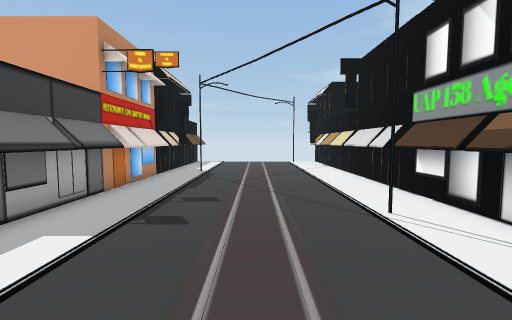
[1] (above)

12 first-person views from a walk through a scene from a Unity 3-D project. The camera is 1.5 m above the floor, tilts 4° down and sees 90° across. The floor is counted in squares, 1 m on a side. Each view is taken from the middle of a square. On the plan, view 1 faces up. The plan holds only what a view shows up to about 13 squares ahead; the rest is blank. The place goes on beyond the plan.

[2]
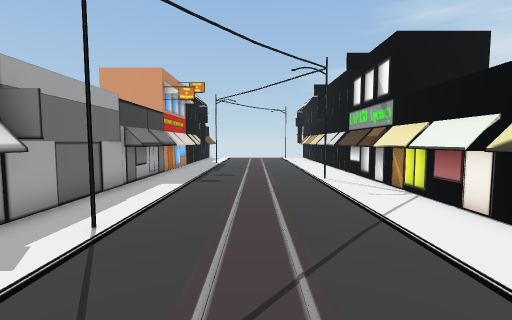

[3]
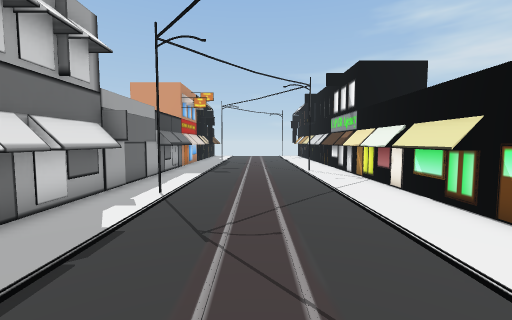

[4]
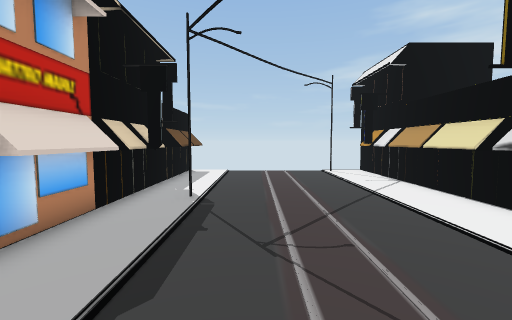

[5]
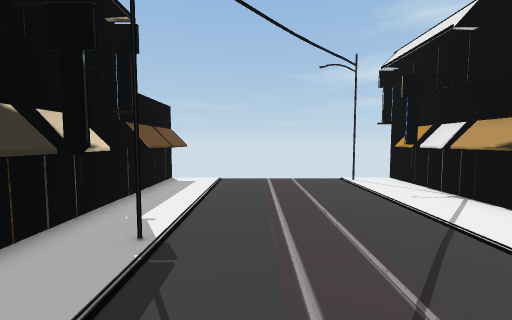

[6]
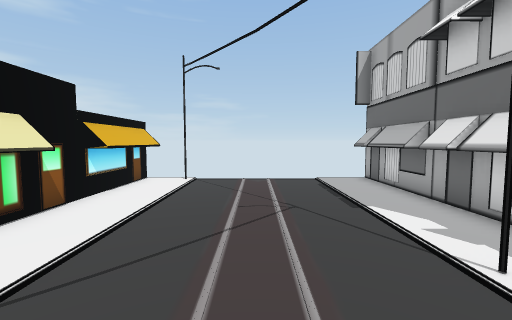

[7]
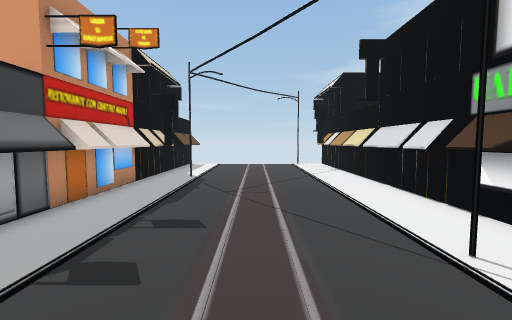

[8]
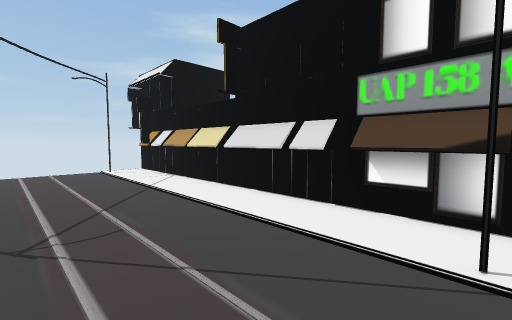

[9]
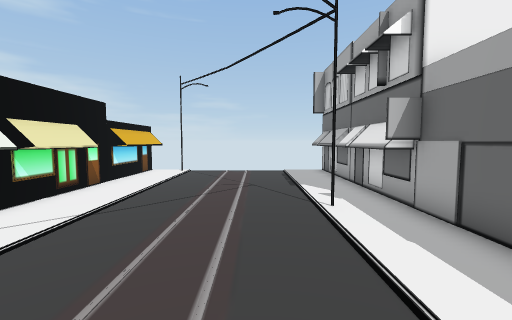

[10]
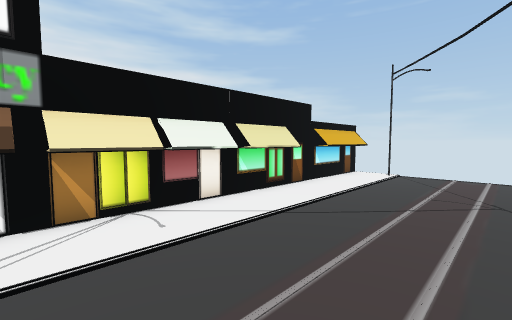

[11]
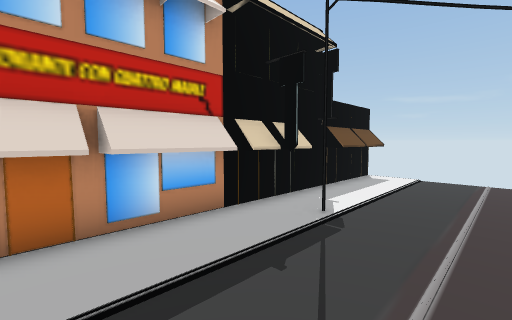

[12]
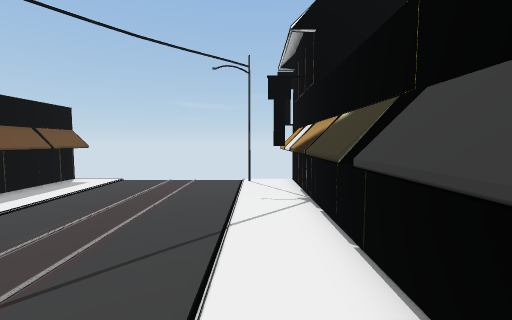

### Floor plan
Points are (right, up) in squares from view 1. A wall is a line through its corners. A room is listed if a view was taken in it or the views show most of it. See-through windows are left out.
Room 1 (views 1, 2, 3, 4, 5, 6, 7, 8, 9, 10, 11, 12)
walls: (3.9, 3.8) (3.9, 7.4); (4.1, 3.8) (4.1, 4.8); (-3.8, 7.5) (-3.8, 3.8); (3.9, 7.8) (3.9, 11.4); (-3.8, 8.9) (-3.8, 7.9); (3.9, -0.2) (3.9, 3.5); (-3.8, -0.4) (-3.8, -2.9); (-3.8, 11.4) (-3.8, 9.1); (3.9, 11.7) (3.9, 16.6); (-3.8, 12.8) (-3.8, 11.7); (-3.8, -3.2) (-3.8, -4.1); (4.6, -2.9) (3.9, -2.9) (3.9, -0.7); (-3.8, 14) (-3.8, 13.1); (-3.8, -4.7) (-3.8, -7); (-4.5, -4.8) (-4.5, -6.9); (3.9, 17) (3.9, 18); (-4.5, -7.2) (-4.5, -8); (3.9, -8.4) (3.9, -4.7) (4.5, -4.7); (4.5, -8.5) (4.5, 19.5); (-3.8, 19.5) (-3.8, 15.8); (-4.5, 19.5) (-4.5, -4)
ways out: gap at (-3, -1)

Positions as (right, up) in squares from view 1, and headings:
1: (0, 0), facing up
2: (0, -5), facing up
3: (0, -8), facing up
4: (-1, 6), facing up
5: (-1, 9), facing up
6: (0, 2), facing down
7: (0, 2), facing up
8: (-1, 5), facing up-right
9: (-1, 5), facing down
10: (-1, 4), facing down-right
11: (0, 8), facing up-left
12: (3, 9), facing up
